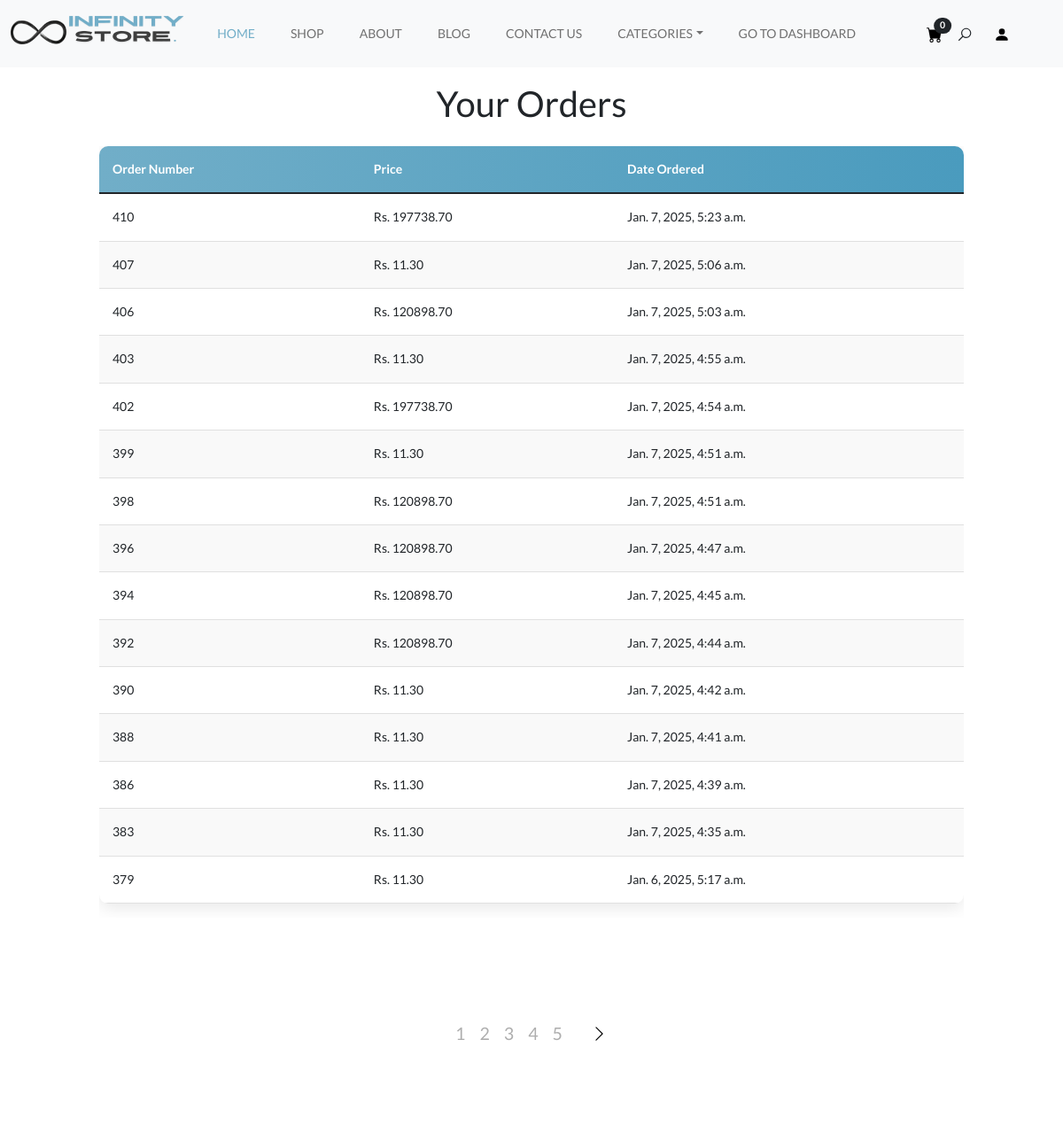
The page /user-dashboard (signed in) on the database as committed earlier.
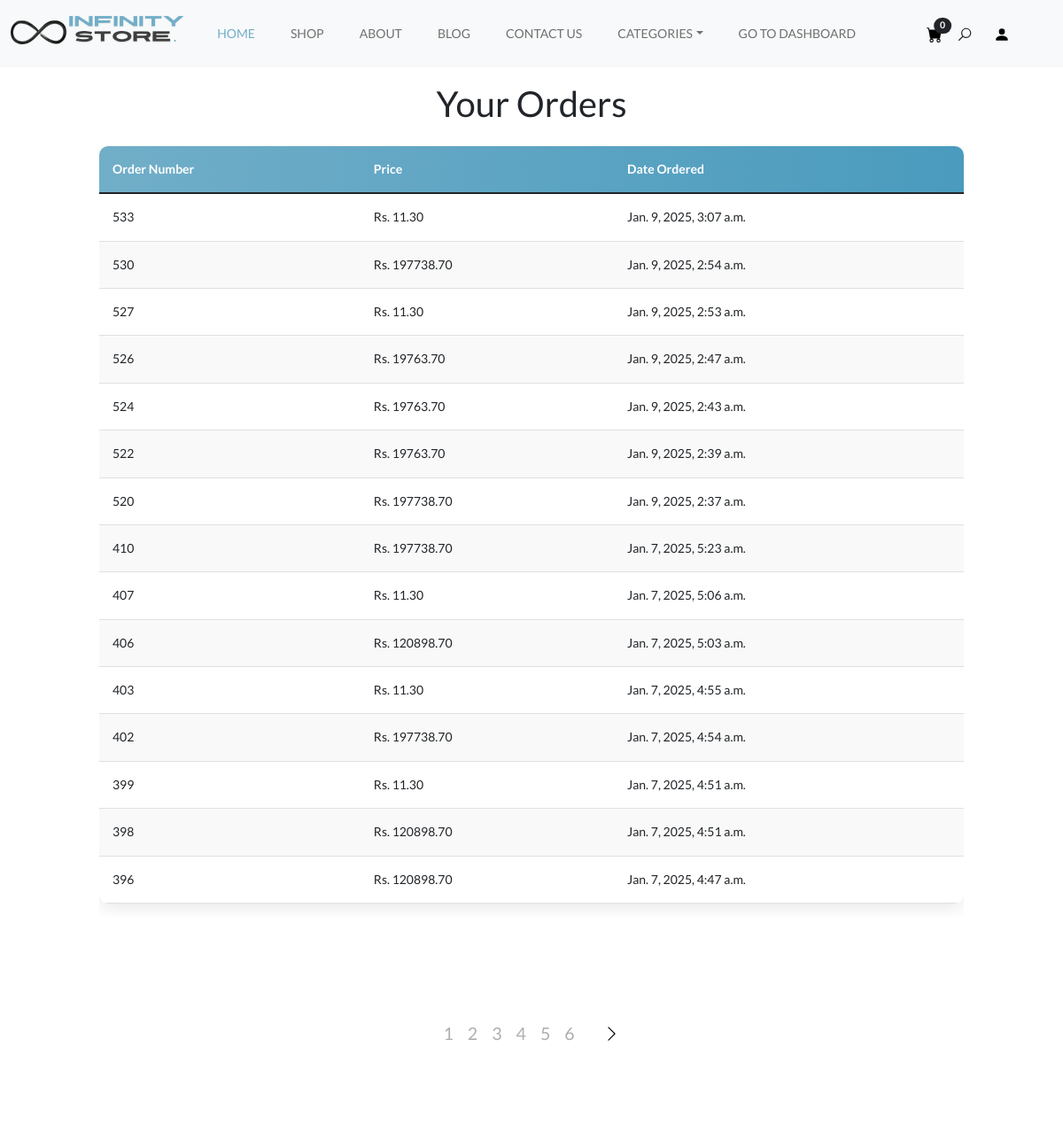
The same page on the database as committed later.
### payment/models.py (models this page shows, shortened)
class Order(models.Model):
    user = models.ForeignKey(
        User, on_delete=models.CASCADE, null=True, blank=True)
    full_name = models.CharField(max_length=250)
    email = models.EmailField(max_length=250)
    shipping_address = models.TextField(max_length=15000)
    amount_paid = models.DecimalField(max_digits=10, decimal_places=2)
    date_ordered = models.DateTimeField(auto_now_add=True)
    shipped = models.BooleanField(default=False)
    date_shipped = models.DateTimeField(blank=True, null=True)
    invoice = models.CharField(max_length=250, null=True, blank=True)
    paid = models.BooleanField(default=False)
    epay = models.BooleanField(default=False)

### Home/views.py (the view)
# urls.py: path("user-dashboard", views.UserDashboardView, name='user-dashboard'),
def UserDashboardView(request):
    if request.user.is_authenticated:
        user_orders = Order.objects.filter(
            paid=True, user=request.user, shipped=False).order_by('-date_ordered')
    else:
        user_orders = None
    paginator = Paginator(user_orders, 15)
    page_number = request.GET.get('page')
    order_page = paginator.get_page(page_number)
    return render(request, "Home/user_dashboard_template.html", {'user_orders': order_page})

### Home/context_processors.py (called while the page is built)
def categories(request):
    categories = Categories.objects.all().order_by('-id')[:6]
    return {
        'categories': categories
    }

### cart/cart.py (called while the page is built)
    def __len__(self):
        return sum(self.cart.values())

### cart/context_processors.py (called while the page is built)
def cart(request):
    return {
        'cart': Cart(request)
    }

### Home/templates/Home/user_dashboard_template.html (shortened to what this page needs)
{% extends 'index.html' %}
{% block content %}
  <div class="container-fluid mt-4 pt-4">
    <div class="row">
      <div class="col-10 mx-auto">
        <br /><br />
        <h1 class="text-center mb-4">Your Orders</h1>
        <div class="table-responsive">
          <table class="table custom-table">
            <thead>
              <tr>
                <th scope="col">Order Number</th>
                <th scope="col">Price</th>
                <th scope="col">Date Ordered</th>
              </tr>
            </thead>
            <tbody>
              {% for order in user_orders %}
                <tr>
                  <td>
                    <a href="{% url 'user-orders' order.id %}" class="text-decoration-none text-dark">{{ order.id }}</a>
                  </td>
                  <td>Rs. {{ order.amount_paid }}</td>
                  <td>{{ order.date_ordered }}</td>
                </tr>
              {% empty %}
                <tr>
                  <td colspan="4">No UnShipped Products Found.</td>
                </tr>
              {% endfor %}
            </tbody>
          </table>
        </div>
      </div>
    </div>
  </div>
  <nav class="navigation paging-navigation text-center padding-medium" role="navigation">
    <div class="pagination loop-pagination d-flex justify-content-center align-items-center">
      {% for num in user_orders.paginator.page_range %}
        {% if user_orders.number == num %}
          <span aria-current="page" class="page-numbers current pe-3">{{ num }}</span>
        {% else %}
          <a class="page-numbers pe-3" href="?page={{ num }}">{{ num }}</a>
        {% endif %}
      {% endfor %}
      {% if user_orders.has_next %}
        <a href="?page={{ user_orders.next_page_number }}">
          <svg class="chevron-right ps-3">
            <use xlink:href="#chevron-right"></use>
          </svg>
        </a>
      {% endif %}
    </div>
  </nav>
  <br /><br />
{% endblock %}

Rows that differ between the two databases and show on the page:
no longer on this page (row unchanged): Order: id "394", amount_paid "120898.70", date_ordered "Jan. 7, 2025, 4:45 a.m."
no longer on this page (row unchanged): Order: id "392", amount_paid "120898.70", date_ordered "Jan. 7, 2025, 4:44 a.m."
no longer on this page (row unchanged): Order: id "390", amount_paid "11.30", date_ordered "Jan. 7, 2025, 4:42 a.m."
no longer on this page (row unchanged): Order: id "388", amount_paid "11.30", date_ordered "Jan. 7, 2025, 4:41 a.m."
no longer on this page (row unchanged): Order: id "386", amount_paid "11.30", date_ordered "Jan. 7, 2025, 4:39 a.m."
no longer on this page (row unchanged): Order: id "383", amount_paid "11.30", date_ordered "Jan. 7, 2025, 4:35 a.m."
no longer on this page (row unchanged): Order: id "379", amount_paid "11.30", date_ordered "Jan. 6, 2025, 5:17 a.m."
added Order: id "533", amount_paid "11.30", date_ordered "Jan. 9, 2025, 3:07 a.m."
added Order: id "530", amount_paid "197738.70", date_ordered "Jan. 9, 2025, 2:54 a.m."
added Order: id "527", amount_paid "11.30", date_ordered "Jan. 9, 2025, 2:53 a.m."
added Order: id "526", amount_paid "19763.70", date_ordered "Jan. 9, 2025, 2:47 a.m."
added Order: id "524", amount_paid "19763.70", date_ordered "Jan. 9, 2025, 2:43 a.m."
added Order: id "522", amount_paid "19763.70", date_ordered "Jan. 9, 2025, 2:39 a.m."
added Order: id "520", amount_paid "197738.70", date_ordered "Jan. 9, 2025, 2:37 a.m."
Other text that changed with them:
new list line: "6"
